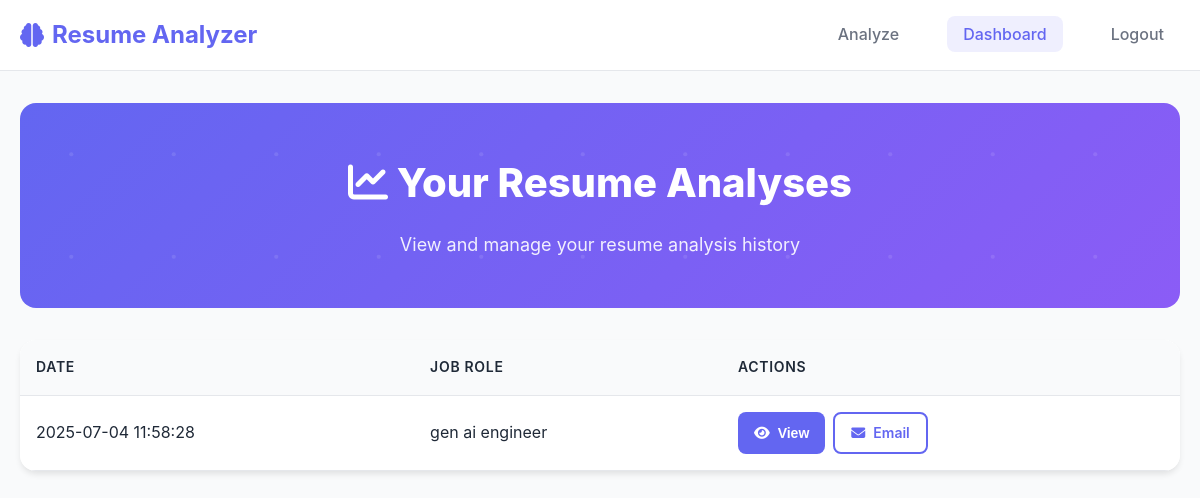
Before: /dashboard (signed in) with the older database file.
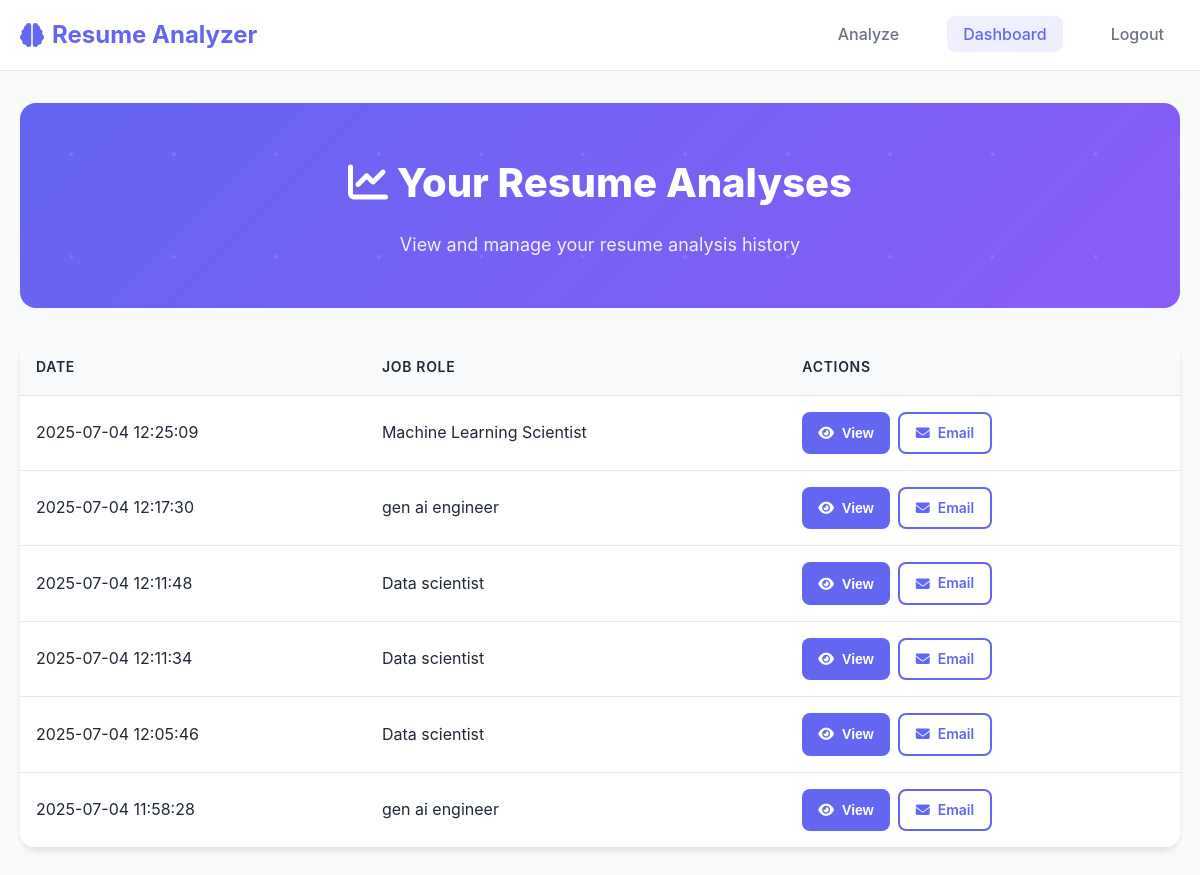
After: the same page with the newer database file.
### tables this page shows
CREATE TABLE analysis_history (
    id INTEGER PRIMARY KEY AUTOINCREMENT,
    user_id INTEGER NOT NULL,
    job_role TEXT NOT NULL,
    result TEXT NOT NULL,
    created_at TIMESTAMP DEFAULT CURRENT_TIMESTAMP,
    FOREIGN KEY (user_id) REFERENCES users(id)
);

### app.py (the view)
@app.route("/dashboard")
def dashboard():
    if "user_id" not in session:
        flash("Please log in first.", "warning")
        return redirect(url_for("login"))
    conn = get_db_connection()
    cursor = conn.cursor()
    cursor.execute("SELECT * FROM analysis_history WHERE user_id = ? ORDER BY created_at DESC", (session["user_id"],))
    history = cursor.fetchall()
    conn.close()
    return render_template("dashboard.html", name=session["user_name"], history=history)

### app.py (called while the page is built)
def get_db_connection():
    conn = sqlite3.connect(DB_PATH)
    conn.row_factory = sqlite3.Row
    return conn

### templates/dashboard.html (shortened to what this page needs)
<!DOCTYPE html>
<html lang="en">
<head>
    <link rel="stylesheet" href="https://cdnjs.cloudflare.com/ajax/libs/font-awesome/6.1.1/css/all.min.css">
    <link rel="stylesheet" href="{{ url_for('static', filename='style.css') }}">
</head>
<body>
    <nav class="navbar">
        <div class="container">
            <div class="nav-container">
                <a class="navbar-brand" href="{{ url_for('index') }}">
                    <i class="fas fa-brain"></i>
                    Resume Analyzer
                </a>
                <ul class="nav-menu" id="navMenu">
                    <li><a class="nav-link" href="{{ url_for('index') }}">Analyze</a></li>
                    <li><a class="nav-link active" href="{{ url_for('dashboard') }}">Dashboard</a></li>
                    <li><a class="nav-link" href="{{ url_for('logout') }}">Logout</a></li>
                </ul>
            </div>
        </div>
    </nav>
    <div class="container" style="padding-top: 2rem;">
        <div class="header-section">
            <div class="header-content">
                <h1><i class="fas fa-chart-line"></i> Your Resume Analyses</h1>
                <p>View and manage your resume analysis history</p>
            </div>
        </div>
        {% if history %}
            <div class="card">
                <div class="card-body p-0">
                    <div class="table-responsive">
                        <table class="table">
                            <thead>
                                <tr>
                                    <th>Date</th>
                                    <th>Job Role</th>
                                    <th>Actions</th>
                                </tr>
                            </thead>
                            <tbody>
                                {% for analysis in history %}
                                <tr data-analysis-id="{{ analysis.id }}">
                                    <td>{{ analysis.created_at }}</td>
                                    <td>{{ analysis.job_role }}</td>
                                    <td>
                                        <div class="d-flex gap-2">
                                            <button class="btn btn-primary btn-sm view-analysis"
                                                    onclick="showAnalysis('{{ analysis.result | replace('\n', '\\n') | replace('"', '\\"') }}')"
                                                    data-analysis="{{ analysis.result | replace('\n', '\\n') | replace('"', '\\"') }}">
                                                <i class="fas fa-eye"></i> View
                                            </button>
                                            <a href="{{ url_for('email_analysis', analysis_id=analysis.id) }}"
                                               class="btn btn-outline btn-sm">
                                                <i class="fas fa-envelope"></i> Email
                                            </a>
                                        </div>
                                    </td>
                                </tr>
                                {% endfor %}
                            </tbody>
                        </table>
                    </div>
                </div>
            </div>
        {% endif %}
    </div>
</body>
</html>

### static/style.css (style rules this page uses)
* { margin: 0; padding: 0; box-sizing: border-box; }
:root { --primary-color: #6366f1; --primary-hover: #5b5cf6; --secondary-color: #f8fafc; --accent-color: #10b981; --danger-color: #ef4444; --warning-color: #f59e0b; --text-primary: #1f2937; --text-secondary: #6b7280; --text-light: #9ca3af; --border-color: #e5e7eb; --background: #ffffff; --surface: #f9fafb; --shadow-sm: 0 1px 2px 0 rgba(0, 0, 0, 0.05); --shadow-md: 0 4px 6px -1px rgba(0, 0, 0, 0.1); --shadow-lg: 0 10px 15px -3px rgba(0, 0, 0, 0.1); --shadow-xl: 0 20px 25px -5px rgba(0, 0, 0, 0.1); --radius: 12px; --radius-lg: 16px; --font-sans: -apple-system, BlinkMacSystemFont, 'Segoe UI', Roboto, 'Helvetica Neue', Arial, sans-serif; }
body { font-family: var(--font-sans); background-color: var(--surface); color: var(--text-primary); line-height: 1.6; font-size: 16px; }
.container { max-width: 1200px; margin: 0 auto; padding: 0 20px; }
.navbar { background: var(--background); border-bottom: 1px solid var(--border-color); padding: 1rem 0; position: sticky; top: 0; z-index: 100; backdrop-filter: blur(8px); }
.nav-container { display: flex; justify-content: space-between; align-items: center; }
.navbar-brand { font-size: 1.5rem; font-weight: 700; color: var(--primary-color); text-decoration: none; display: flex; align-items: center; gap: 0.5rem; }
.nav-menu { display: flex; list-style: none; gap: 2rem; align-items: center; }
.nav-link { color: var(--text-secondary); text-decoration: none; font-weight: 500; padding: 0.5rem 1rem; border-radius: var(--radius); transition: all 0.2s ease; }
.nav-link:hover, .nav-link.active { color: var(--primary-color); background-color: rgba(99, 102, 241, 0.1); }
.card { background: var(--background); border-radius: var(--radius-lg); box-shadow: var(--shadow-md); margin-bottom: 2rem; overflow: hidden; transition: all 0.3s ease; }
.card-body { padding: 2rem; }
.header-section { background: linear-gradient(135deg, var(--primary-color), #8b5cf6); color: white; padding: 3rem 2rem; border-radius: var(--radius-lg); margin-bottom: 2rem; text-align: center; position: relative; overflow: hidden; }
.header-section::before { content: ''; position: absolute; top: 0; left: 0; right: 0; bottom: 0; }
.header-content { position: relative; z-index: 1; }
.header-section h1 { font-size: 2.5rem; font-weight: 800; margin-bottom: 1rem; }
.header-section p { font-size: 1.125rem; opacity: 0.9; max-width: 600px; margin: 0 auto; }
.btn { display: inline-flex; align-items: center; justify-content: center; gap: 0.5rem; padding: 0.875rem 1.5rem; font-size: 1rem; font-weight: 600; text-decoration: none; border: none; border-radius: var(--radius); cursor: pointer; transition: all 0.2s ease; text-align: center; min-width: 120px; }
.btn-primary { background: var(--primary-color); color: white; }
.btn-outline { background: transparent; border: 2px solid var(--primary-color); color: var(--primary-color); }
.btn-sm { padding: 0.5rem 1rem; font-size: 0.875rem; min-width: auto; }
.table-responsive { overflow-x: auto; border-radius: var(--radius); box-shadow: var(--shadow-sm); }
.table { width: 100%; background: var(--background); border-collapse: collapse; }
.table th, .table td { padding: 1rem; text-align: left; border-bottom: 1px solid var(--border-color); }
.table th { background: var(--surface); font-weight: 600; color: var(--text-primary); text-transform: uppercase; font-size: 0.875rem; letter-spacing: 0.05em; }
:root { --primary-color: #6366f1; --primary-hover: #4f46e5; --accent-color: #10b981; --warning-color: #f59e0b; --text-light: #9ca3af; --text-secondary: #6b7280; --surface: #f9fafb; --background: #ffffff; --border-color: #e5e7eb; --radius: 0.5rem; --radius-lg: 1rem; --shadow-sm: 0 1px 2px 0 rgba(0, 0, 0, 0.05); }
.p-0 { padding: 0; }
.d-flex { display: flex; }
.gap-2 { gap: 0.5rem; }
.card, .header-section { animation: fadeIn 0.6s ease-out; }

Changed rows visible on the page:
added analysis_history: created_at "2025-07-04 12:25:09", job_role "Machine Learning Scientist"
added analysis_history: created_at "2025-07-04 12:17:30", job_role "gen ai engineer"
added analysis_history: created_at "2025-07-04 12:11:48", job_role "Data scientist"
added analysis_history: created_at "2025-07-04 12:11:34", job_role "Data scientist"
added analysis_history: created_at "2025-07-04 12:05:46", job_role "Data scientist"
